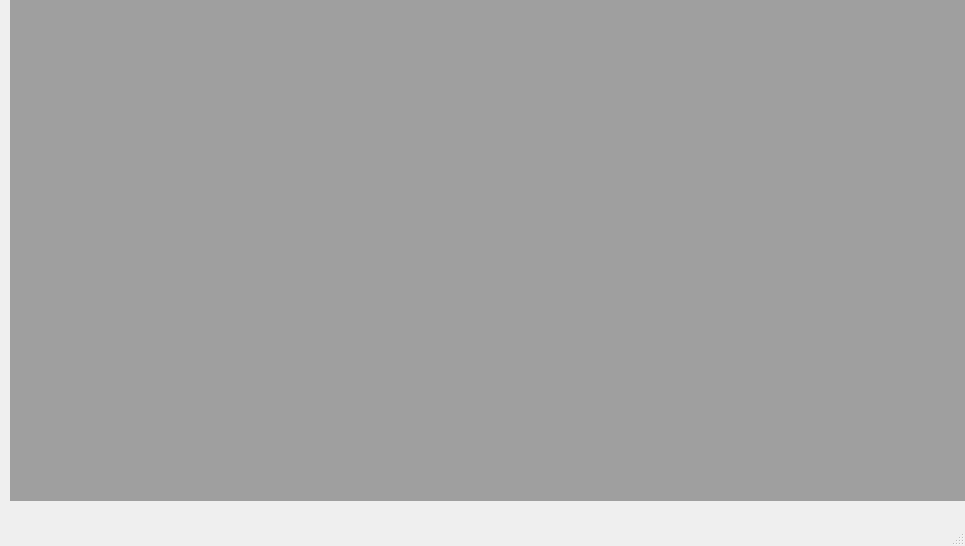
<?xml version="1.0" encoding="UTF-8"?>
<ui version="4.0">
 <class>MainWindow</class>
 <widget class="QMainWindow" name="MainWindow">
  <property name="geometry">
   <rect>
    <x>0</x>
    <y>0</y>
    <width>965</width>
    <height>546</height>
   </rect>
  </property>
  <property name="windowTitle">
   <string>MainWindow</string>
  </property>
  <widget class="QWidget" name="centralwidget">
   <widget class="QMdiArea" name="mdiArea">
    <property name="geometry">
     <rect>
      <x>10</x>
      <y>0</y>
      <width>961</width>
      <height>501</height>
     </rect>
    </property>
    <property name="minimumSize">
     <size>
      <width>961</width>
      <height>501</height>
     </size>
    </property>
    <property name="viewMode">
     <enum>QMdiArea::TabbedView</enum>
    </property>
    <widget class="QWidget" name="subwindow">
     <property name="windowTitle">
      <string>Electric Field Calculator</string>
     </property>
     <widget class="QLineEdit" name="EP_lineEdit">
      <property name="geometry">
       <rect>
        <x>240</x>
        <y>310</y>
        <width>631</width>
        <height>25</height>
       </rect>
      </property>
     </widget>
     <widget class="QLineEdit" name="DM_lineEdit">
      <property name="geometry">
       <rect>
        <x>240</x>
        <y>270</y>
        <width>631</width>
        <height>25</height>
       </rect>
      </property>
     </widget>
     <widget class="QWidget" name="layoutWidget">
      <property name="geometry">
       <rect>
        <x>100</x>
        <y>40</y>
        <width>771</width>
        <height>159</height>
       </rect>
      </property>
      <layout class="QGridLayout" name="gridLayout_2" rowstretch="0,0,0,0">
       <property name="sizeConstraint">
        <enum>QLayout::SetDefaultConstraint</enum>
       </property>
       <property name="horizontalSpacing">
        <number>20</number>
       </property>
       <property name="leftMargin">
        <number>0</number>
       </property>
       <property name="topMargin">
        <number>0</number>
       </property>
       <property name="rightMargin">
        <number>0</number>
       </property>
       <item row="1" column="0">
        <widget class="QLabel" name="label_5">
         <property name="font">
          <font>
           <family>Ubuntu Condensed</family>
           <pointsize>13</pointsize>
          </font>
         </property>
         <property name="text">
          <string>Distance between POI and center of dipole, a: </string>
         </property>
         <property name="alignment">
          <set>Qt::AlignRight|Qt::AlignTrailing|Qt::AlignVCenter</set>
         </property>
        </widget>
       </item>
       <item row="1" column="1">
        <widget class="QLineEdit" name="a_lineEdit_2">
         <property name="text">
          <string/>
         </property>
        </widget>
       </item>
       <item row="1" column="2">
        <widget class="QComboBox" name="a_comboBox_2">
         <item>
          <property name="text">
           <string>meters</string>
          </property>
         </item>
         <item>
          <property name="text">
           <string>centimeters</string>
          </property>
         </item>
         <item>
          <property name="text">
           <string>millimeters</string>
          </property>
         </item>
         <item>
          <property name="text">
           <string>angstroms</string>
          </property>
         </item>
        </widget>
       </item>
       <item row="2" column="0">
        <widget class="QLabel" name="label_6">
         <property name="font">
          <font>
           <family>Ubuntu Condensed</family>
           <pointsize>11</pointsize>
          </font>
         </property>
         <property name="text">
          <string>Angle between POI and positive charge from center of dipole, theta: </string>
         </property>
         <property name="alignment">
          <set>Qt::AlignRight|Qt::AlignTrailing|Qt::AlignVCenter</set>
         </property>
        </widget>
       </item>
       <item row="2" column="1">
        <widget class="QLineEdit" name="theta_lineEdit_2"/>
       </item>
       <item row="0" column="0">
        <widget class="QLabel" name="label_7">
         <property name="font">
          <font>
           <family>Ubuntu Condensed</family>
           <pointsize>13</pointsize>
          </font>
         </property>
         <property name="layoutDirection">
          <enum>Qt::RightToLeft</enum>
         </property>
         <property name="text">
          <string>Distance between POI and center of dipole, r: </string>
         </property>
         <property name="alignment">
          <set>Qt::AlignRight|Qt::AlignTrailing|Qt::AlignVCenter</set>
         </property>
        </widget>
       </item>
       <item row="0" column="1">
        <widget class="QLineEdit" name="r_lineEdit_2"/>
       </item>
       <item row="0" column="2">
        <widget class="QComboBox" name="r_comboBox_2">
         <item>
          <property name="text">
           <string>meters</string>
          </property>
         </item>
         <item>
          <property name="text">
           <string>centimeters</string>
          </property>
         </item>
         <item>
          <property name="text">
           <string>millimeters</string>
          </property>
         </item>
         <item>
          <property name="text">
           <string>angstroms</string>
          </property>
         </item>
        </widget>
       </item>
       <item row="3" column="1">
        <widget class="QLineEdit" name="q_lineEdit_2">
         <property name="text">
          <string/>
         </property>
        </widget>
       </item>
       <item row="3" column="0">
        <widget class="QLabel" name="label_8">
         <property name="font">
          <font>
           <family>Ubuntu Condensed</family>
           <pointsize>13</pointsize>
          </font>
         </property>
         <property name="text">
          <string>Either charge of dipole, q:</string>
         </property>
         <property name="alignment">
          <set>Qt::AlignRight|Qt::AlignTrailing|Qt::AlignVCenter</set>
         </property>
        </widget>
       </item>
       <item row="2" column="2">
        <widget class="QComboBox" name="theta_comboBox_2">
         <item>
          <property name="text">
           <string>degrees</string>
          </property>
         </item>
         <item>
          <property name="text">
           <string>radians</string>
          </property>
         </item>
        </widget>
       </item>
       <item row="3" column="2">
        <widget class="QComboBox" name="q_comboBox_2">
         <item>
          <property name="text">
           <string>Coulomb</string>
          </property>
         </item>
         <item>
          <property name="text">
           <string>microCoulomb</string>
          </property>
         </item>
         <item>
          <property name="text">
           <string>electronCharge</string>
          </property>
         </item>
         <item>
          <property name="text">
           <string>milliCoulomb</string>
          </property>
         </item>
         <item>
          <property name="text">
           <string>nanoCoulomb</string>
          </property>
         </item>
         <item>
          <property name="text">
           <string>picoColomb</string>
          </property>
         </item>
        </widget>
       </item>
      </layout>
     </widget>
     <widget class="QLabel" name="label_9">
      <property name="geometry">
       <rect>
        <x>100</x>
        <y>390</y>
        <width>130</width>
        <height>31</height>
       </rect>
      </property>
      <property name="font">
       <font>
        <family>Keraleeyam</family>
        <pointsize>16</pointsize>
       </font>
      </property>
      <property name="text">
       <string>Error :</string>
      </property>
      <property name="alignment">
       <set>Qt::AlignCenter</set>
      </property>
     </widget>
     <widget class="QLabel" name="label_10">
      <property name="geometry">
       <rect>
        <x>100</x>
        <y>350</y>
        <width>130</width>
        <height>31</height>
       </rect>
      </property>
      <property name="font">
       <font>
        <family>Keraleeyam</family>
        <pointsize>16</pointsize>
       </font>
      </property>
      <property name="text">
       <string>Approx Potential :</string>
      </property>
     </widget>
     <widget class="QLabel" name="label_11">
      <property name="geometry">
       <rect>
        <x>110</x>
        <y>270</y>
        <width>130</width>
        <height>31</height>
       </rect>
      </property>
      <property name="font">
       <font>
        <family>Keraleeyam</family>
        <pointsize>16</pointsize>
       </font>
      </property>
      <property name="text">
       <string>Dipole Moment :</string>
      </property>
     </widget>
     <widget class="QLabel" name="label_12">
      <property name="geometry">
       <rect>
        <x>100</x>
        <y>310</y>
        <width>130</width>
        <height>31</height>
       </rect>
      </property>
      <property name="font">
       <font>
        <family>Keraleeyam</family>
        <pointsize>16</pointsize>
       </font>
      </property>
      <property name="text">
       <string>Exact Potential :</string>
      </property>
     </widget>
     <widget class="QLineEdit" name="AP_lineEdit">
      <property name="geometry">
       <rect>
        <x>240</x>
        <y>350</y>
        <width>631</width>
        <height>25</height>
       </rect>
      </property>
     </widget>
     <widget class="QLineEdit" name="Error_lineEdit">
      <property name="geometry">
       <rect>
        <x>240</x>
        <y>390</y>
        <width>631</width>
        <height>25</height>
       </rect>
      </property>
     </widget>
     <widget class="QPushButton" name="calculate_pushButton">
      <property name="geometry">
       <rect>
        <x>410</x>
        <y>220</y>
        <width>151</width>
        <height>31</height>
       </rect>
      </property>
      <property name="text">
       <string>Calculate</string>
      </property>
     </widget>
    </widget>
    <widget class="QWidget" name="help_subwindow">
     <property name="windowTitle">
      <string>Help</string>
     </property>
     <widget class="QTextBrowser" name="textBrowser_2">
      <property name="geometry">
       <rect>
        <x>5</x>
        <y>1</y>
        <width>941</width>
        <height>441</height>
       </rect>
      </property>
      <property name="html">
       <string>&lt;!DOCTYPE HTML PUBLIC &quot;-//W3C//DTD HTML 4.0//EN&quot; &quot;http://www.w3.org/TR/REC-html40/strict.dtd&quot;&gt;
&lt;html&gt;&lt;head&gt;&lt;meta name=&quot;qrichtext&quot; content=&quot;1&quot; /&gt;&lt;style type=&quot;text/css&quot;&gt;
p, li { white-space: pre-wrap; }
&lt;/style&gt;&lt;/head&gt;&lt;body style=&quot; font-family:'Abyssinica SIL'; font-size:11pt; font-weight:400; font-style:normal;&quot;&gt;
&lt;p style=&quot; margin-top:0px; margin-bottom:0px; margin-left:0px; margin-right:0px; -qt-block-indent:0; text-indent:0px;&quot;&gt;-&amp;gt; What is an Electric Dipole?&lt;/p&gt;
&lt;p style=&quot; margin-top:0px; margin-bottom:0px; margin-left:0px; margin-right:0px; -qt-block-indent:0; text-indent:0px;&quot;&gt;$ - An Electric Dipole is defined as a pair of two equal and opposite charges that are &lt;a href=&quot;https://en.wikipedia.org/wiki/Infinitesimal&quot;&gt;&lt;span style=&quot; text-decoration: underline; color:#0000ff;&quot;&gt;infinitesimally&lt;/span&gt;&lt;/a&gt; close together. This is unrealistic, as real dipoles have separated charge. By definition, the dipole's direction points from the negative charge towards the positive charge.&lt;/p&gt;
&lt;p style=&quot;-qt-paragraph-type:empty; margin-top:0px; margin-bottom:0px; margin-left:0px; margin-right:0px; -qt-block-indent:0; text-indent:0px;&quot;&gt;&lt;br /&gt;&lt;/p&gt;
&lt;p style=&quot; margin-top:0px; margin-bottom:0px; margin-left:0px; margin-right:0px; -qt-block-indent:0; text-indent:0px;&quot;&gt;-&amp;gt; What is Dipole Moment?&lt;/p&gt;
&lt;p style=&quot; margin-top:0px; margin-bottom:0px; margin-left:0px; margin-right:0px; -qt-block-indent:0; text-indent:0px;&quot;&gt;$ - The &lt;span style=&quot; font-weight:600;&quot;&gt;electric dipole moment&lt;/span&gt; is a measure of the separation of positive and negative &lt;a href=&quot;https://en.wikipedia.org/wiki/Electrical_charge&quot;&gt;&lt;span style=&quot; text-decoration: underline; color:#0000ff;&quot;&gt;electrical charges&lt;/span&gt;&lt;/a&gt; within a system, that is, a measure of the system's overall &lt;a href=&quot;https://en.wikipedia.org/wiki/Chemical_polarity&quot;&gt;&lt;span style=&quot; text-decoration: underline; color:#0000ff;&quot;&gt;polarity&lt;/span&gt;&lt;/a&gt;. The &lt;a href=&quot;https://en.wikipedia.org/wiki/International_System_of_Units&quot;&gt;&lt;span style=&quot; text-decoration: underline; color:#0000ff;&quot;&gt;SI units&lt;/span&gt;&lt;/a&gt; for electric &lt;a href=&quot;https://en.wikipedia.org/wiki/Dipole&quot;&gt;&lt;span style=&quot; text-decoration: underline; color:#0000ff;&quot;&gt;dipole&lt;/span&gt;&lt;/a&gt; moment are &lt;a href=&quot;https://en.wikipedia.org/wiki/Coulomb&quot;&gt;&lt;span style=&quot; text-decoration: underline; color:#0000ff;&quot;&gt;coulomb&lt;/span&gt;&lt;/a&gt;-&lt;a href=&quot;https://en.wikipedia.org/wiki/Meter&quot;&gt;&lt;span style=&quot; text-decoration: underline; color:#0000ff;&quot;&gt;meter&lt;/span&gt;&lt;/a&gt; (C⋅m). However, a commonly used unit in atomic physics and chemistry is the &lt;a href=&quot;https://en.wikipedia.org/wiki/Debye&quot;&gt;&lt;span style=&quot; text-decoration: underline; color:#0000ff;&quot;&gt;debye&lt;/span&gt;&lt;/a&gt; (D). &lt;/p&gt;
&lt;p style=&quot;-qt-paragraph-type:empty; margin-top:0px; margin-bottom:0px; margin-left:0px; margin-right:0px; -qt-block-indent:0; text-indent:0px;&quot;&gt;&lt;br /&gt;&lt;/p&gt;
&lt;p style=&quot; margin-top:0px; margin-bottom:0px; margin-left:0px; margin-right:0px; -qt-block-indent:0; text-indent:0px;&quot;&gt;-&amp;gt; How to calculate Dipole Moment of an Electric Dipole?&lt;/p&gt;
&lt;p style=&quot; margin-top:0px; margin-bottom:0px; margin-left:0px; margin-right:0px; -qt-block-indent:0; text-indent:0px;&quot;&gt;$ - Electric Dipole is calculated using the following formula-&lt;/p&gt;
&lt;p style=&quot; margin-top:0px; margin-bottom:0px; margin-left:0px; margin-right:0px; -qt-block-indent:0; text-indent:0px;&quot;&gt;                                  p = q*(2*a)                     where, q = magnitude of either charge&lt;/p&gt;
&lt;p style=&quot; margin-top:0px; margin-bottom:0px; margin-left:0px; margin-right:0px; -qt-block-indent:0; text-indent:0px;&quot;&gt;                                                                    a = distance between center of dipole and either charge&lt;/p&gt;
&lt;p style=&quot;-qt-paragraph-type:empty; margin-top:0px; margin-bottom:0px; margin-left:0px; margin-right:0px; -qt-block-indent:0; text-indent:0px;&quot;&gt;&lt;br /&gt;&lt;/p&gt;
&lt;p style=&quot; margin-top:0px; margin-bottom:0px; margin-left:0px; margin-right:0px; -qt-block-indent:0; text-indent:0px;&quot;&gt;-&amp;gt; How to calculate Electric Field due to an Electric Dipole?&lt;/p&gt;
&lt;p style=&quot; margin-top:0px; margin-bottom:0px; margin-left:0px; margin-right:0px; -qt-block-indent:0; text-indent:0px;&quot;&gt;$ - Complete guide to calculate Electric Field can be found from &lt;a href=&quot;https://byjus.com/physics/dipole-electric-field/&quot;&gt;&lt;span style=&quot; text-decoration: underline; color:#0000ff;&quot;&gt;here&lt;/span&gt;&lt;/a&gt;.&lt;/p&gt;&lt;/body&gt;&lt;/html&gt;</string>
      </property>
     </widget>
    </widget>
    <widget class="QWidget" name="about_subwindow">
     <property name="windowTitle">
      <string>About</string>
     </property>
     <widget class="QTextBrowser" name="textBrowser">
      <property name="geometry">
       <rect>
        <x>0</x>
        <y>0</y>
        <width>951</width>
        <height>451</height>
       </rect>
      </property>
      <property name="html">
       <string>&lt;!DOCTYPE HTML PUBLIC &quot;-//W3C//DTD HTML 4.0//EN&quot; &quot;http://www.w3.org/TR/REC-html40/strict.dtd&quot;&gt;
&lt;html&gt;&lt;head&gt;&lt;meta name=&quot;qrichtext&quot; content=&quot;1&quot; /&gt;&lt;style type=&quot;text/css&quot;&gt;
p, li { white-space: pre-wrap; }
&lt;/style&gt;&lt;/head&gt;&lt;body style=&quot; font-family:'Abyssinica SIL'; font-size:11pt; font-weight:400; font-style:normal;&quot;&gt;
&lt;p align=&quot;center&quot; style=&quot; margin-top:12px; margin-bottom:12px; margin-left:0px; margin-right:0px; -qt-block-indent:0; text-indent:0px;&quot;&gt;&lt;span style=&quot; font-size:28pt; font-weight:600;&quot;&gt;ELECTRIC FIELD CALCULATOR&lt;/span&gt;&lt;/p&gt;
&lt;p style=&quot; margin-top:12px; margin-bottom:12px; margin-left:0px; margin-right:0px; -qt-block-indent:0; text-indent:0px;&quot;&gt;&lt;span style=&quot; font-size:20pt;&quot;&gt;&lt;br /&gt;&lt;/span&gt;&lt;/p&gt;
&lt;p style=&quot; margin-top:12px; margin-bottom:12px; margin-left:0px; margin-right:0px; -qt-block-indent:0; text-indent:0px;&quot;&gt;&lt;span style=&quot; font-size:20pt; color:#000000;&quot;&gt;This project is made by Chetan Goyal. It's complete &lt;/span&gt;&lt;a href=&quot;https://github.com/Chetan-Goyal/Electric_Field_Calculator&quot;&gt;&lt;span style=&quot; font-size:26pt; text-decoration: underline; color:#0000ff;&quot;&gt;source code&lt;/span&gt;&lt;/a&gt;&lt;span style=&quot; font-size:20pt; color:#000000;&quot;&gt; is available on Github. &lt;/span&gt;&lt;/p&gt;
&lt;p style=&quot; margin-top:12px; margin-bottom:12px; margin-left:0px; margin-right:0px; -qt-block-indent:0; text-indent:0px;&quot;&gt;&lt;span style=&quot; font-size:20pt; color:#000000;&quot;&gt;It is made with Python using PyQt5. &lt;/span&gt;&lt;/p&gt;&lt;/body&gt;&lt;/html&gt;</string>
      </property>
     </widget>
    </widget>
   </widget>
  </widget>
  <widget class="QMenuBar" name="menubar">
   <property name="geometry">
    <rect>
     <x>0</x>
     <y>0</y>
     <width>965</width>
     <height>24</height>
    </rect>
   </property>
  </widget>
  <widget class="QStatusBar" name="statusbar"/>
 </widget>
 <resources/>
 <connections/>
</ui>
